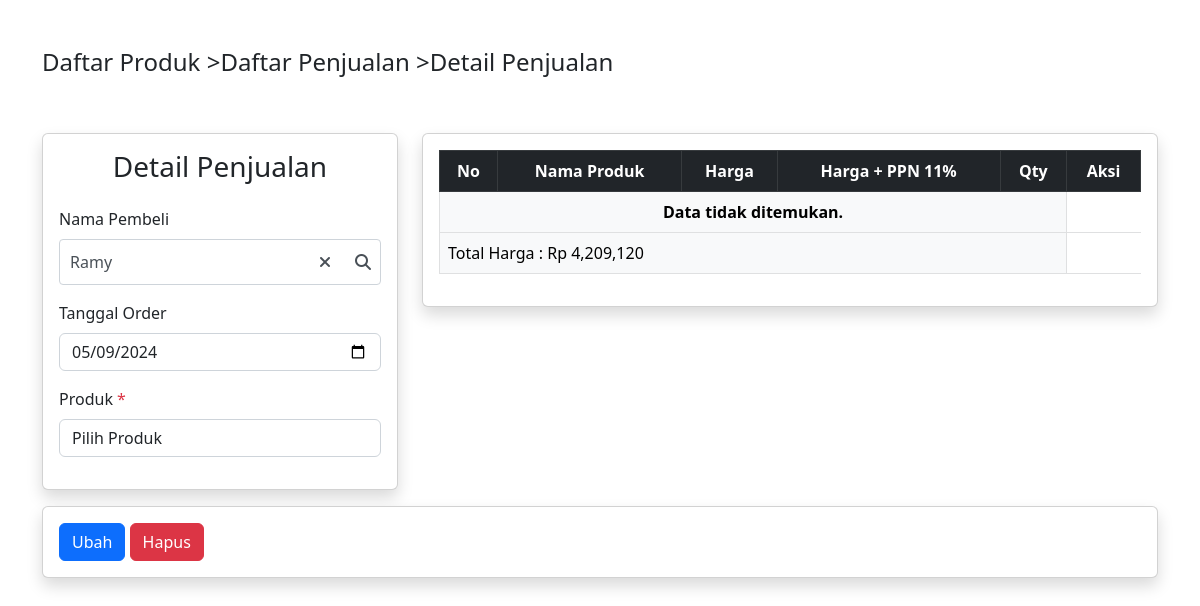
/detail-penjualan.php?id=1 (signed in), run on the app's committed database.
### tables this page shows
CREATE TABLE `orders` (
  `id` int NOT NULL AUTO_INCREMENT,
  `tanggal_order` date NOT NULL,
  `total_harga` float NOT NULL,
  `created_at` timestamp NULL DEFAULT CURRENT_TIMESTAMP,
  `updated_at` timestamp NULL DEFAULT CURRENT_TIMESTAMP ON UPDATE CURRENT_TIMESTAMP,
  `customer_id` int DEFAULT NULL,
  PRIMARY KEY (`id`),
  KEY `customer_id` (`customer_id`),
  CONSTRAINT `orders_ibfk_1` FOREIGN KEY (`customer_id`) REFERENCES `customers` (`id`) ON DELETE SET NULL
);

CREATE TABLE `customers` (
  `id` int NOT NULL AUTO_INCREMENT,
  `nama` varchar(255) NOT NULL,
  `alamat` varchar(255) DEFAULT NULL,
  `created_at` timestamp NULL DEFAULT CURRENT_TIMESTAMP,
  `updated_at` timestamp NULL DEFAULT CURRENT_TIMESTAMP ON UPDATE CURRENT_TIMESTAMP,
  PRIMARY KEY (`id`)
);

### detail-penjualan.php (the view, shortened to what this page needs)
<?php include "./layout/header.php"; ?>
<?php
include_once "./php/config.php";
?>
<div class="container mt-5">
    <div class="row mb-5">
        <div class="col">
            <div class="d-flex">
                <h4><a href="/" class="text-decoration-none text-dark">Daftar Produk ></a></h4>
                <h4><a href="/daftar-penjualan.php" class="text-decoration-none text-dark">Daftar Penjualan ></a></h4>
                <h4>Detail Penjualan</h4>
            </div>
        </div>
    </div>
    <?php if (!isset($_GET['id'])): ?>
        <div class="row justify-content-center">
            <div class="col-md-12">
                <h3 class="text-center">Id tidak ditemukan</h3>
            </div>
        </div>
    <?php else: ?>
        <div class="row justify-content-start mb-3">
            <div class="col-md-4">
                <div class="card rounded shadow">
                    <div class="card-body">
                        <h3 class="text-center mb-4">Detail Penjualan</h3>
                        <?php
                        $id = $_GET['id'];
                        $queryOrder = mysqli_query($conn, "SELECT o.id, o.customer_id, c.nama AS nama_pembeli, o.tanggal_order, o.total_harga FROM orders o JOIN customers c ON o.customer_id = c.id WHERE o.id = $id");
                        $order = mysqli_fetch_assoc($queryOrder);
                        ?>
                        <div>
                            <div class="mb-3">
                                <label for="" class="form-label">Nama Pembeli</label>
                                <div class="custom-dropdown-search">
                                    <div class="custom-input-container">
                                        <input type="text" id="customSearchInput" placeholder="Cari/Pilih..."
                                            class="custom-form-control" readonly value="<?= $order['nama_pembeli']; ?>" />
                                        <button id="customSearchBtn" class="custom-search-btn">
                                            <i class="fas fa-search"></i>
                                        </button>
                                        <button id="customClearBtn" class="custom-clear-btn" style="display: block;">
                                            <i class="fas fa-times"></i>
                                        </button>
                                    </div>
                                </div>
                            </div>
                            <div class="mb-3">
                                <label for="" class="form-label">Tanggal Order</label>
                                <input type="date" class="form-control"
                                    value="<?= date('Y-m-d', strtotime($order['tanggal_order'])); ?>">
                            </div>
                            <div class="mb-3">
                                <label for="product_select" class="form-label">Produk <span
                                        class="text-danger">*</span></label>
                                <select name="product_select" id="product_select" class="form-control">
                                    <option value="" selected disabled>Pilih Produk</option>
                                </select>
                            </div>
                        </div>
                    </div>
                </div>
            </div>
            <div class="col-md-8">
                <div class="card rounded shadow">
                    <div class="card-body">
                        <table class="table table-light table-hover table-bordered" id="table_detail_penjualan">
                            <thead class="table-dark">
                                <tr>
                                    <th class="text-center">No</th>
                                    <th class="text-center">Nama Produk</th>
                                    <th class="text-center">Harga</th>
                                    <th class="text-center">Harga + PPN 11%</th>
                                    <th class="text-center">Qty</th>
                                    <th class="text-center">Aksi</th>
                                </tr>
                            </thead>
                            <tbody>
                                <?php
                                $queryProducts = mysqli_query(
                                    $conn,
                                    "SELECT
                                            op.id AS order_product_id,
                                            op.order_id,
                                            p.id,
                                            p.nama_produk,
                                            p.harga,
                                            op.qty
                                        FROM
                                            order_products AS op
                                        JOIN
                                            products AS p ON op.product_id = p.id
                                        WHERE
                                            op.order_id = $id
                                "
                                )
                                    ?>
                                <?php if (mysqli_num_rows($queryProducts) < 1): ?>
                                    <tr>
                                        <td class="text-center align-middle fw-bold" colspan="5">Data tidak ditemukan.</td>
                                    </tr>
                                <?php endif; ?>
                            </tbody>
                            <tfoot>
                                <tr>
                                    <td colspan="5" class="text-start">Total Harga : <span
                                            id="total_harga_produk"><?= 'Rp ' . number_format($order['total_harga'], 0, ',', ','); ?></span>
                                    </td>
                                </tr>
                            </tfoot>
                        </table>
                    </div>
                </div>
            </div>
        </div>
        <div class="row justify-content-center">
            <div class="col-md-12">
                <div class="card rounded shadow">
                    <div class="card-body">
                        <button type="button" class="btn btn-primary">Ubah</button>
                        <button type="button" class="btn btn-danger" data-bs-toggle="modal"
                            data-bs-target="#hapusModal">Hapus</button>
                    </div>
                </div>
            </div>
        </div>
    <?php endif; ?>
</div>
<?php include "./layout/footer.php"; ?>

### css/dropdownSearch.css (style rules this page uses)
.custom-dropdown-search { position: relative; width: 100%; max-width: 100%; }
.custom-input-container { position: relative; }
.custom-form-control { width: 100%; padding: 10px; padding-right: 40px; box-sizing: border-box; border: 1px solid #ced4da; border-radius: 4px; background-color: #fff; font-size: 16px; color: #495057; outline: none; cursor: text; transition: border-color 0.15s ease-in-out, box-shadow 0.15s ease-in-out; }
.custom-search-btn, .custom-clear-btn { position: absolute; top: 0; bottom: 0; right: 0; border: none; background: none; padding: 10px; cursor: pointer; color: #495057; }
.custom-clear-btn { right: 40px; }

### data on the page
orders: customer.nama "Ramy", tanggal_order "05/09/2024", total_harga "4,209,120"
